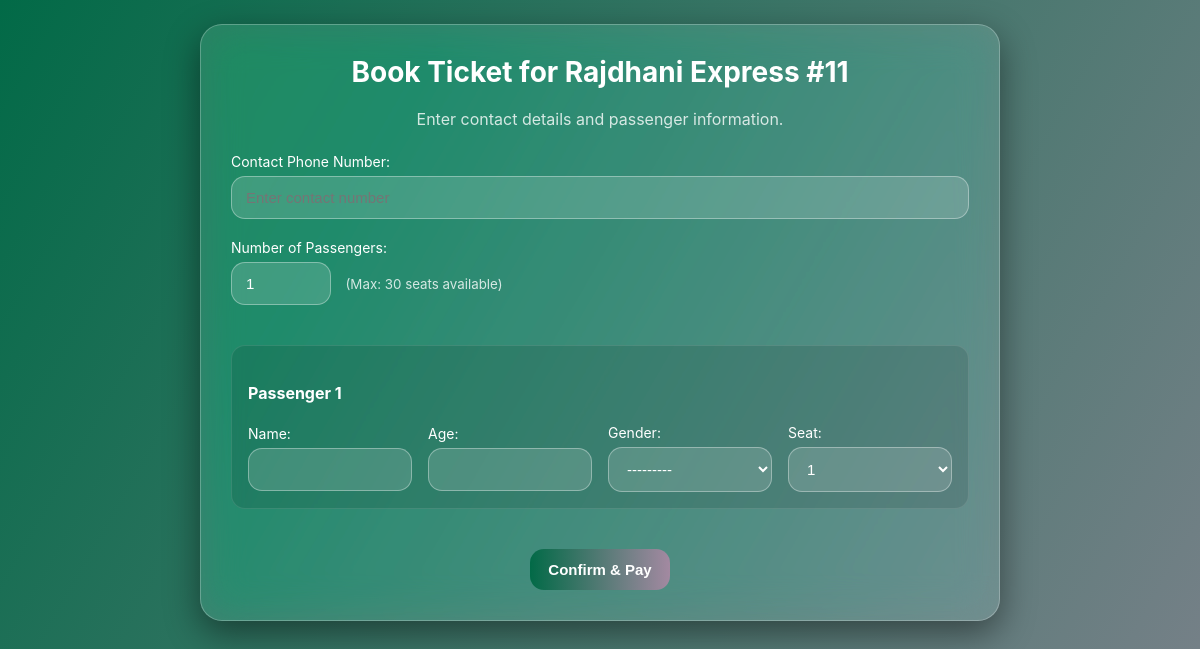
Page /book/11/?date=2025-09-21 (signed in) on the earlier database version.
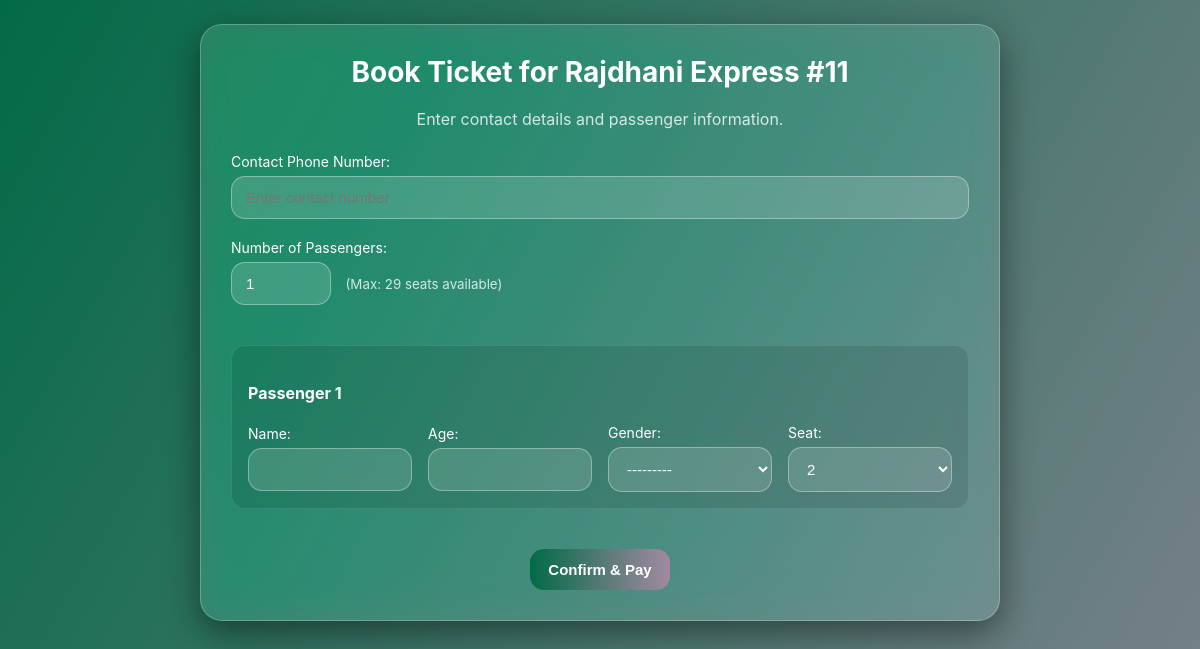
Same page on the later database version.
### reservation/models.py (models this page shows, shortened)
class Bus(models.Model):
    name = models.CharField(max_length=100)
    source = models.CharField(max_length=100)
    destination = models.CharField(max_length=100)
    departure_time = models.DateTimeField()
    total_seats = models.PositiveIntegerField()
    available_seats = models.PositiveIntegerField()
    ticket_price = models.DecimalField(max_digits=10, decimal_places=2)

### reservation/views.py (the view, shortened to what this page needs)
# urls.py: path('book/<int:bus_id>/', views.book_bus_view, name='book_bus'),
@login_required
def book_bus_view(request, bus_id):
    bus = get_object_or_404(Bus, id=bus_id)
    booked_seats = Passenger.objects.filter(booking__bus=bus, booking__status='Booked').values_list('seat_number', flat=True)
    all_seats = [str(i) for i in range(1, bus.total_seats + 1)]
    available_seats = [seat for seat in all_seats if seat not in booked_seats]
    PassengerFormSet = formset_factory(PassengerForm, extra=1)
    details_form = BookingDetailsForm(request.POST or None)
    passenger_formset = PassengerFormSet(request.POST or None, prefix='form', form_kwargs={'available_seats': available_seats})
    context = {'bus': bus, 'details_form': details_form, 'passenger_formset': passenger_formset}
    return render(request, 'enter_passengers.html', context)

### reservation/forms.py
class BookingDetailsForm(forms.ModelForm):
    class Meta:
        model = Booking
        fields = ['phone_number']
        widgets = {
            'phone_number': forms.TextInput(attrs={'placeholder': 'Enter contact number'}),
        }

### reservation/templates/enter_passengers.html (shortened to what this page needs)
{% extends "base.html" %}
{% block content %}
<div class="grid-center">
    <div class="card form-card">
        <h1>Book Ticket for {{ bus.name }}</h1>
        <p style="text-align: center; opacity: .8; margin-bottom: 20px;">
            Enter contact details and passenger information.
        </p>
        <form method="POST">
            <div>
                <label for="{{ details_form.phone_number.id_for_label }}">Contact Phone Number:</label>
                {{ details_form.phone_number }}
            </div>
            <div>
                <label for="num_passengers_input">Number of Passengers:</label>
                <input type="number" id="num_passengers_input" value="1" min="1" max="{{ bus.available_seats }}" style="width: 100px;">
                <small style="opacity: 0.8; margin-left: 10px;">(Max: {{ bus.available_seats }} seats available)</small>
            </div>
            <div class="passenger-formset" id="passenger-form-list">
            </div>
            <div class="actions">
                <button type="submit" class="btn">Confirm & Pay</button>
            </div>
        </form>
        <div id="empty-form">
            <div class="passenger-form">
                <h4>Passenger __prefix_num__</h4>
                <div class="form-row">
                    <div><label for="id_form-__prefix__-name">Name:</label>{{ passenger_formset.empty_form.name }}</div>
                    <div><label for="id_form-__prefix__-age">Age:</label>{{ passenger_formset.empty_form.age }}</div>
                    <div><label for="id_form-__prefix__-gender">Gender:</label>{{ passenger_formset.empty_form.gender }}</div>
                    <div><label for="id_form-__prefix__-seat_number">Seat:</label>{{ passenger_formset.empty_form.seat_number }}</div>
                </div>
            </div>
        </div>
    </div>
</div>
{% endblock %}

Differences in the rows shown:
changed Bus "Rajdhani Express #11": available_seats "30" → "29"
Other differences:
form field empty_form.seat_number: "1" → "2"
